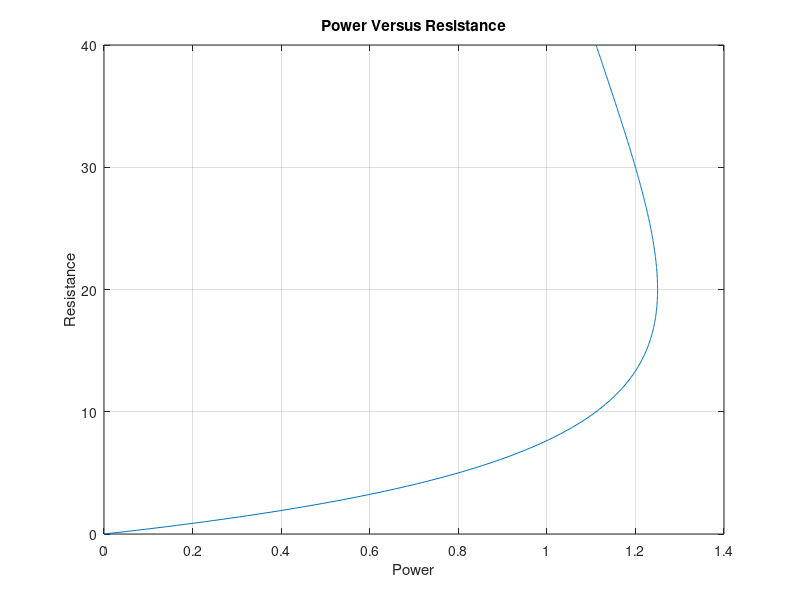

MATLAB code for this plot:
%{
Class : ENGR15100: Software Tools for Engineers
Instructor : Xiaoli Yang
Author : [Daniel Olsson]
Assignment : Lab [8]
File Name : DanielOlssonLab8Problem1.m
(eg: Xiaoli_Yang_LAB1_Problem1.m)
Date : [11]/[1]/[2021]
%}
% clear workspace
clear
% clear screen
clc
% display your name
disp('Daniel Olsson');
disp('Starting L8 P1');
% Start your source code here

% assigned questions

% asigning Values
R = [0:0.1:40]
P = R .* ((10) ./ (R + 20)).^2

% Plotting
plot(P, R)

grid on

title('Power Versus Resistance')
xlabel('Power')
ylabel('Resistance')

% End your code
disp('Completed');